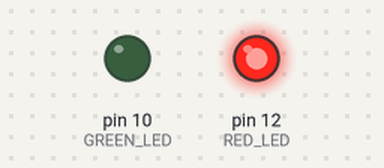
Recording of a sketch running on a simulated Arduino Uno, built with avr-gcc and run on an emulated ATmega328P. On the bench: output pins drawn as LEDs (lit = HIGH). What the sketch prints to the serial monitor is not drawn. At 20.5 s the program stops and its outputs stay as they are.

Above: at 20.5 s.
Timing chart, 0 to 22.0 s (numbered marks = the images above):
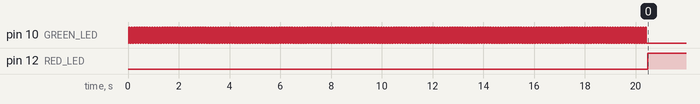

The sketch:

testing_array_size.ino
```cpp
/*
* Write a program that loops through an array and checks whether the int is a prime.
* If the int is a prime, send the number on serial and light the found LED for 1 second.
* While the program is searching, the red led should stay on.
* Once the array has been exhausted, simulate program termination
*/
#define GREEN_LED       10
#define RED_LED         12
#define DELAY           50
#define TEST_NUMBER     1250
#define SERIAL_BAUD     9600

void setup() {
    pinMode(GREEN_LED, OUTPUT);
    pinMode(RED_LED, OUTPUT);
    Serial.begin(SERIAL_BAUD);
}

/*
* Blinks a light on a pin for a given duration
*/
void blinkLight(int light, int duration) {
    digitalWrite(light, HIGH);
    delay(duration);
    digitalWrite(light, LOW);
    delay(duration);
}

/*
* Simulates program termination
*/
void die() {
    Serial.println("DEAD");
    while(true) {
        ;
    }
}

void loop(){

    bool primes[TEST_NUMBER + 1];
    memset(primes, false, sizeof(primes));

    // using Sieve of Eratosthenes
    for (int i = 2; i <= TEST_NUMBER; i++) {
        for (int j = 2; j <= TEST_NUMBER / i; j++) {
            if (!primes[i * j]) {
                primes[i * j] = true;
            }
        }
    }

    /*
    * Displays the primes in order from lowest to highest
    */
    for (int i = 2; i < sizeof(primes) / sizeof(primes[0]); i++) {
        digitalWrite(RED_LED, HIGH);
        // Serial.print("\tnot prime:");
        if (!primes[i]) {
            digitalWrite(RED_LED, LOW);
            Serial.println(i, DEC);
            Serial.println();
            blinkLight(GREEN_LED, DELAY);
        }
    }

    // feigns the termination of a program
    die();

}
```

Measured:
- by itself, pin 10 (GREEN_LED): alternates HIGH for 0.05 s and LOW for 0.05 s, 408 changes in all, then stays LOW
- by itself, pin 12 (RED_LED): LOW → HIGH at 20.5 s
